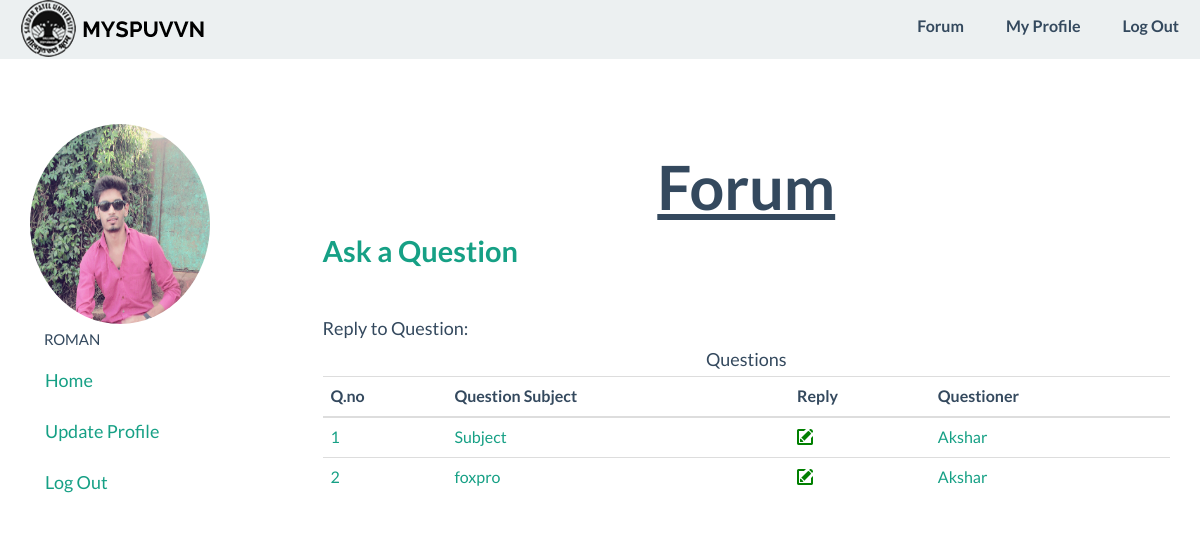
The page /forum.php (signed in) on the database its author committed.
### tables this page shows
CREATE TABLE IF NOT EXISTS `users` (
  `uid` int(25) NOT NULL AUTO_INCREMENT,
  `username` varchar(25) NOT NULL,
  `password` varchar(20) NOT NULL,
  `email` varchar(50) NOT NULL,
  `phonenumber` varchar(10) NOT NULL,
  `photo` varchar(200) NOT NULL,
  `course` varchar(50) NOT NULL,
  `sem` varchar(20) NOT NULL,
  PRIMARY KEY (`uid`),
  UNIQUE KEY `username` (`username`)
);

CREATE TABLE IF NOT EXISTS `question` (
  `q_id` int(100) NOT NULL AUTO_INCREMENT,
  `qname` varchar(200) NOT NULL,
  `q_creater` varchar(10) NOT NULL,
  `time` datetime(6) NOT NULL,
  `subject` varchar(50) NOT NULL,
  `topic` varchar(100) NOT NULL,
  `course` varchar(10) NOT NULL,
  `sem` varchar(10) NOT NULL,
  PRIMARY KEY (`q_id`)
);

### forum.php (the view, shortened to what this page needs)
<html>
	<head>
		<link rel="stylesheet" type="text/css" href="css/bootstrap.min.css"/>
		<link rel="stylesheet" type="text/css" href="css/flat-ui.min.css"/>
		<link rel="stylesheet" type="text/css" href="css/style.css"/>
	</head>
<body>
		<?php include("menu_header_logged.php");?>
<br>
<br>
<br>
<br>
<div class="container">
    <div class="row profile">
		<div class="col-lg-3">
			<div class="profile-sidebar">
				<div class="profile-userpic">
				<img src="<?php include("connection/connect.php");
					$qry = "select photo from users where username='$_SESSION[user_logged]'";
					$ex_qry = mysqli_query($conn, $qry);
					$row = mysqli_fetch_array($ex_qry);
					echo $row[0];?>" class="img-circle"  height="200" width="180">
				</div>
				<div class="profile-usertitle">
					<div class="profile-usertitle-name">
						&nbsp;&nbsp;&nbsp;&nbsp;<small><?php echo strtoupper($_SESSION['user_logged']);  ?></small>
					</div>
				</div>
				<div class="profile-usermenu">
					<ul class="nav">
						<li class="active">
							<a href="home.php">
							Home </a>
						</li>
                        <li>
							<a href="profile_update.php">
							Update Profile </a>
						</li>
						<li>
							<a href="logout.php">
							Log Out </a>
						</li>
					</ul>
				</div>
			</div>
		</div>
		<div class="col-lg-9">
            <div class="profile-content">
			   <center><h1><u>Forum </u></h1></center>
               <h4><a href="q_create.php">Ask a Question</a></h4><br />
               Reply to Question:
               <center>Questions</center>
               <div class="table-responsiv">
               <table class="table table-inverse">
               		<tbody>
                    <thead>
                      <tr>
                        <th>Q.no </th>
                        <th>Question Subject</th>
                        <th>Reply</th>
                        <th>Questioner</th>
                      </tr>
                    </thead>
               <?php
			   		$u=$_SESSION['user_logged'];
			   		include("connection/connect.php");
			   		$q="select sem,course from users where username = '$u'";
					$result=mysqli_query($conn,$q);
					$row=mysqli_fetch_assoc($result);
					$sem=$row['sem'];
					$course=$row['course'];
					$q1="select q_id,subject,q_creater from question where sem like '$sem' and course like '$course';";
					$result1=mysqli_query($conn,$q1);
					if(mysqli_affected_rows($conn)>0)
					{	$i=0;
						while($rows=mysqli_fetch_assoc($result1))
						{$i=$i+1;?>
							<tr>
                            	<td><a href="q_reply.php?id=<?php echo $rows['q_id']; ?>"><?php echo $i ?></a></td>
                                <td><a href="q_reply.php?id=<?php echo $rows['q_id']; ?>"><?php echo $rows['subject']?></a></td>
                                <td><a href="q_reply.php?id=<?php echo $rows['q_id']; ?>"><span style="color:green" class="fui-new">  </span> </a>
                                <td><a href="q_reply.php?id=<?php echo $rows['q_id']; ?>"><?php echo $rows['q_creater']?></a></td></td>
                            </tr><?php
						}
					}
					else
					{?>
							<tr><td></td>
                            	<td>No Questions Asked For Your Semester</td>
                                <td></td>
                            </tr><?php
					}
			   ?>
               </tbody>
               </table>
               </div>
            </div>
		</div>
	</div>
</div>
</body>
</html>

### rows shown on the page
users: photo (picture)
question: subject "Subject", q_creater "Akshar"
question: subject "foxpro", q_creater "Akshar"

### other values the page prints
$_SESSION['user_logged'] "ROMAN"
